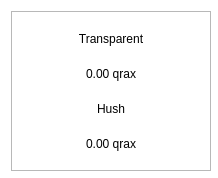
<?xml version="1.0" encoding="UTF-8"?>
<ui version="4.0">
 <class>BalanceBubble</class>
 <widget class="QWidget" name="BalanceBubble">
  <property name="geometry">
   <rect>
    <x>0</x>
    <y>0</y>
    <width>218</width>
    <height>178</height>
   </rect>
  </property>
  <property name="minimumSize">
   <size>
    <width>218</width>
    <height>178</height>
   </size>
  </property>
  <property name="maximumSize">
   <size>
    <width>250</width>
    <height>178</height>
   </size>
  </property>
  <property name="windowTitle">
   <string>Form</string>
  </property>
  <property name="styleSheet">
   <string notr="true">#BalanceBubble{
background-color:transparent
}</string>
  </property>
  <layout class="QVBoxLayout" name="verticalLayout_2">
   <property name="spacing">
    <number>0</number>
   </property>
   <item>
    <widget class="QFrame" name="frame">
     <property name="minimumSize">
      <size>
       <width>200</width>
       <height>160</height>
      </size>
     </property>
     <property name="maximumSize">
      <size>
       <width>250</width>
       <height>160</height>
      </size>
     </property>
     <property name="styleSheet">
      <string notr="true"/>
     </property>
     <property name="frameShape">
      <enum>QFrame::StyledPanel</enum>
     </property>
     <property name="frameShadow">
      <enum>QFrame::Raised</enum>
     </property>
     <property name="lineWidth">
      <number>10</number>
     </property>
     <layout class="QVBoxLayout" name="verticalLayout">
      <property name="spacing">
       <number>0</number>
      </property>
      <item>
       <layout class="QHBoxLayout" name="horizontalLayout">
        <item>
         <widget class="QLabel" name="lblFirst">
          <property name="styleSheet">
           <string notr="true"/>
          </property>
          <property name="text">
           <string>Transparent</string>
          </property>
          <property name="alignment">
           <set>Qt::AlignCenter</set>
          </property>
         </widget>
        </item>
       </layout>
      </item>
      <item>
       <widget class="QLabel" name="textTransparent">
        <property name="styleSheet">
         <string notr="true"/>
        </property>
        <property name="text">
         <string>0.00 qrax</string>
        </property>
        <property name="alignment">
         <set>Qt::AlignCenter</set>
        </property>
       </widget>
      </item>
      <item>
       <widget class="QLabel" name="lblSecond">
        <property name="styleSheet">
         <string notr="true"/>
        </property>
        <property name="text">
         <string>Hush</string>
        </property>
        <property name="alignment">
         <set>Qt::AlignCenter</set>
        </property>
       </widget>
      </item>
      <item>
       <widget class="QLabel" name="textShielded">
        <property name="styleSheet">
         <string notr="true"/>
        </property>
        <property name="text">
         <string>0.00 qrax</string>
        </property>
        <property name="alignment">
         <set>Qt::AlignCenter</set>
        </property>
       </widget>
      </item>
     </layout>
    </widget>
   </item>
  </layout>
 </widget>
 <resources/>
 <connections/>
</ui>
